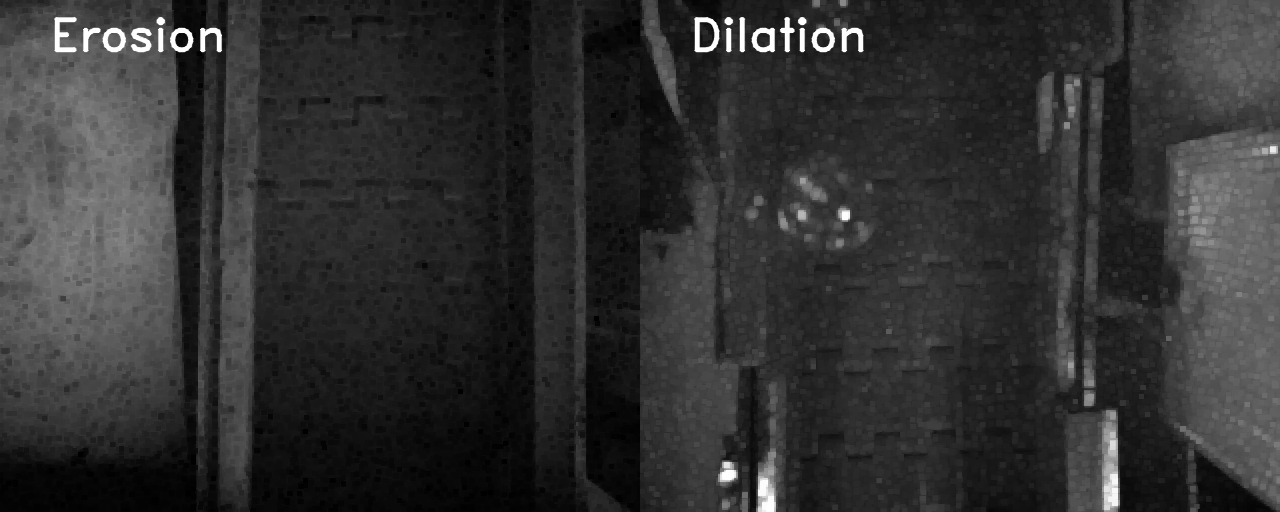
#> input picture Stitched_images/Image102.png, 1280 x 512 px, given as the content of the folder test/cap_left, which was not available
$ python test.py
#> lines starting #> are read from the running program, lines starting #| are printed output that depends on the picture; after the words box and inside, x2 and y2 are one past the last pixel; in counts of white or black regions, pixels touching at a corner belong together; pictures that were not available may be replaced by others from this repository, and a replacement may not be noted
import cv2 as cv
import numpy as np
import os

# [9 lines of commented-out code are left out]
kernel = np.ones((12, 12), np.uint8)
kernel2 = np.ones((13, 13), np.uint8)

def load_images_from_folder(left, right):
#> called with left = 'test/cap_left', right = 'test/cap_right'
    images = []
    i = 0
    for filename1, filename2 in zip(os.listdir(left), os.listdir(right)):
        img1 = cv.imread(os.path.join(left, filename1))
#> img1 is the input picture: shape (512, 1280, 3); min 0, max 255, mean 49
        img2 = cv.imread(os.path.join(right, filename2))


        #Grayscaling
        img1_gray = cv.cvtColor(img1, cv.COLOR_BGR2GRAY)
        img2_gray = cv.cvtColor(img2, cv.COLOR_BGR2GRAY)

        img1_gray = cv.Canny(img1_gray, 50, 75 )
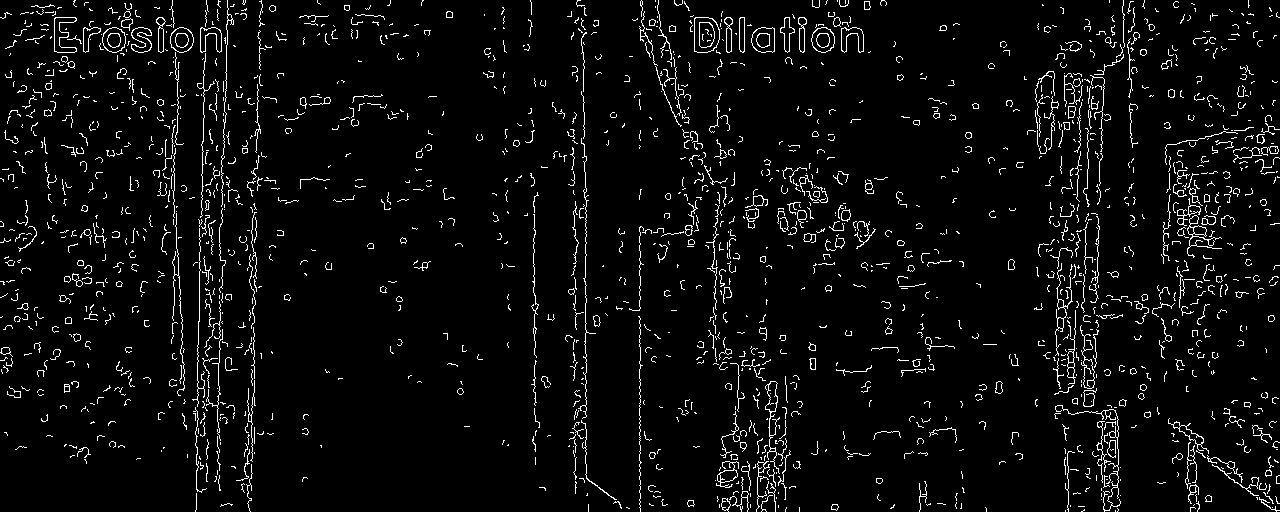
#> img1_gray: shape (512, 1280); 4.6% white in thin lines or dots
        img2_gray = cv.Canny(img2_gray, 50, 75 )


        # [7 lines of commented-out code are left out]

        opening = cv.morphologyEx(img1_gray, cv.MORPH_TOPHAT,kernel, iterations=1)
        closing = cv.morphologyEx(img2_gray, cv.MORPH_BLACKHAT,kernel2, iterations=1)
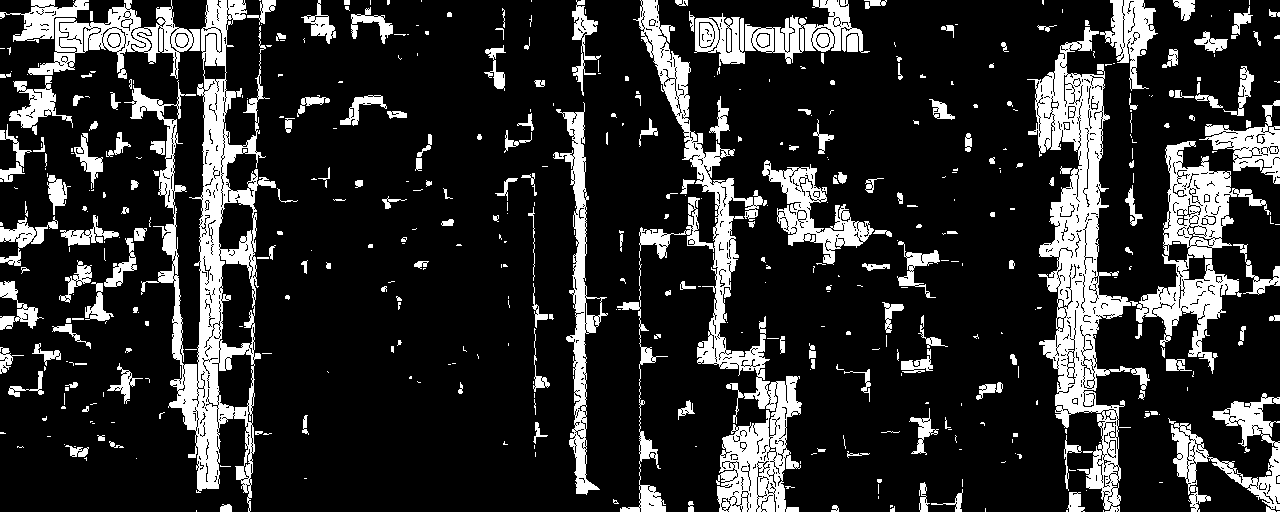
#> closing: shape (512, 1280); 18% white; 468 white regions (272 under 20 px), largest, box (x1, y1, x2, y2) and area: (1027, 27, 1271, 512) 26569, (124, 0, 276, 512) 18600, (617, 0, 802, 512) 17063

        #### Morphological operations
        #Erosion
        # img1Erosion = cv.erode(img1_gray, kernel, iterations=1)
        # ##Dilation
        # img2Dilation = cv.dilate(img2_gray, kernel2, iterations=1)


        ###Writing on the image
        cv.putText(opening, "Opening", (50,50), cv.FONT_HERSHEY_DUPLEX, 1.5,(255, 165, 0),2,cv.LINE_AA)
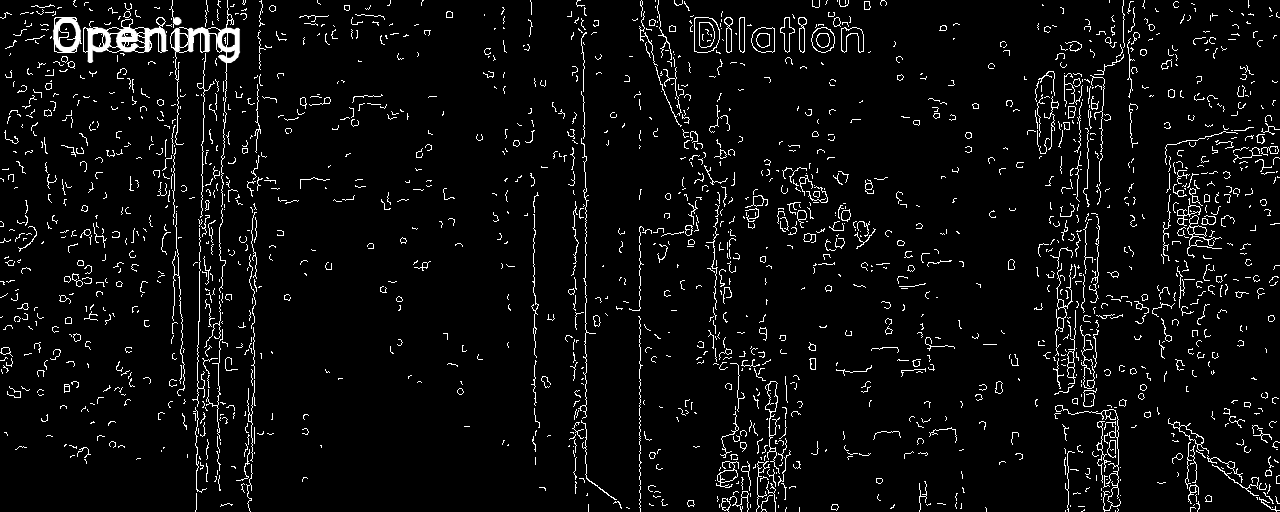
#> opening: shape (512, 1280); 0.39% of pixels changed, all inside (x1, y1, x2, y2) = (52, 17, 241, 64)
        cv.putText(closing, "Closing", (50,50), cv.FONT_HERSHEY_DUPLEX, 1.5,(255, 165, 0),2,cv.LINE_AA)
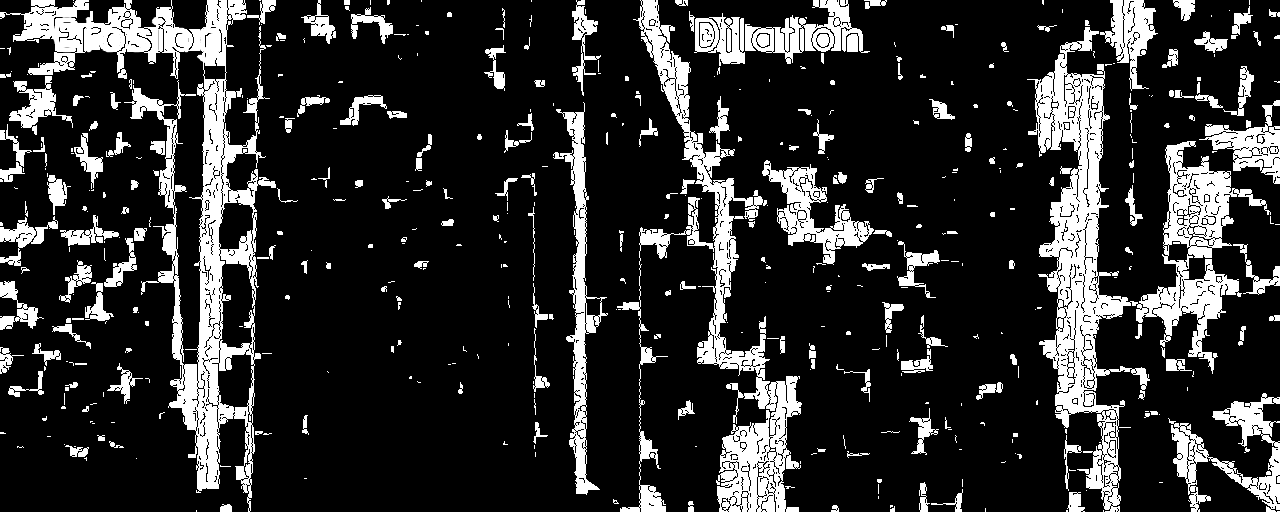
#> closing: shape (512, 1280); 0.09% of pixels changed, all inside (x1, y1, x2, y2) = (52, 17, 220, 63)


        #if img is not None:
        #    images.append(img)

        #stitched_image = cv.hconcat((img1Erosion,img2Dilation))
        stitched_image = cv.hconcat((opening,closing))
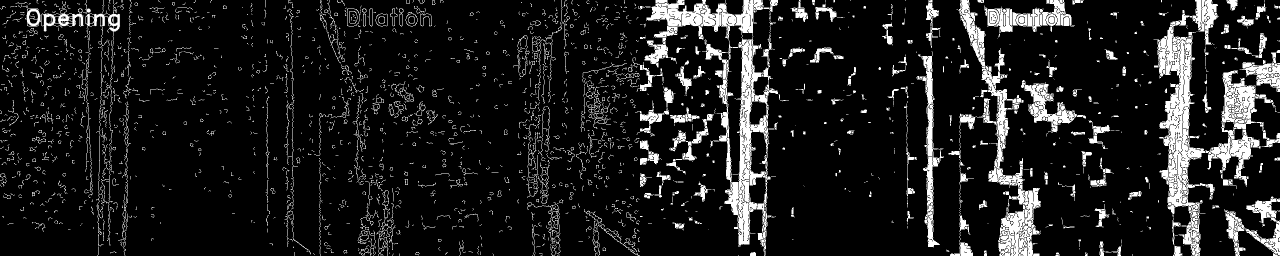
#> stitched_image: shape (512, 2560) (shown at 1/2 size); min 0, max 255, mean 29.3

        #cv.imshow("stitched_image", stitched_image)
        # filename = 'test/Stitched_images/Image'+str(i)+'.png'
        # cv.imwrite(filename, stitched_image) #  .png !
        # i +=1

        if not os.path.exists("test/Stitched_images/"):
           print("Hello")
           os.makedirs("test/Stitched_images")
           print("YOYO whatup")
           filename = 'test/Stitched_images/Image'+str(i)+'.png'
           cv.imwrite(filename, stitched_image) #  .png !
           i +=1

def load_images_for_unstitching(folder3):
#> called with folder3 = 'test/Stitched_images'
    i = 0
    for filename in os.listdir(folder3):
        img = cv.imread(os.path.join(folder3, filename))

        img1 = img[:, :640, :]
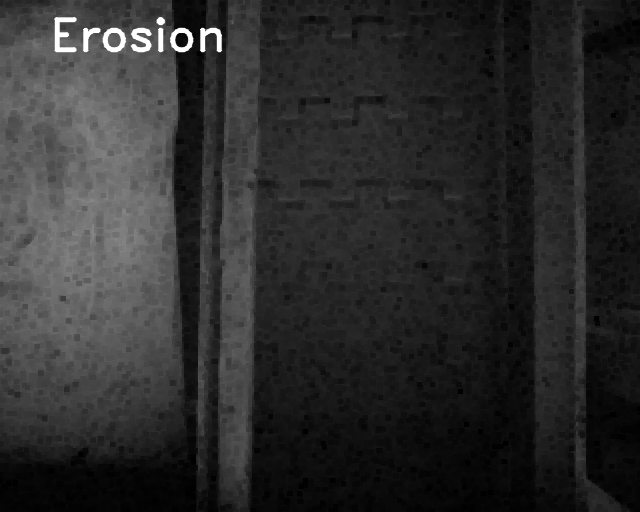
#> img1: shape (512, 640, 3); min 0, max 255, mean 44.6
        img2 = img[:, 640:1280, :]
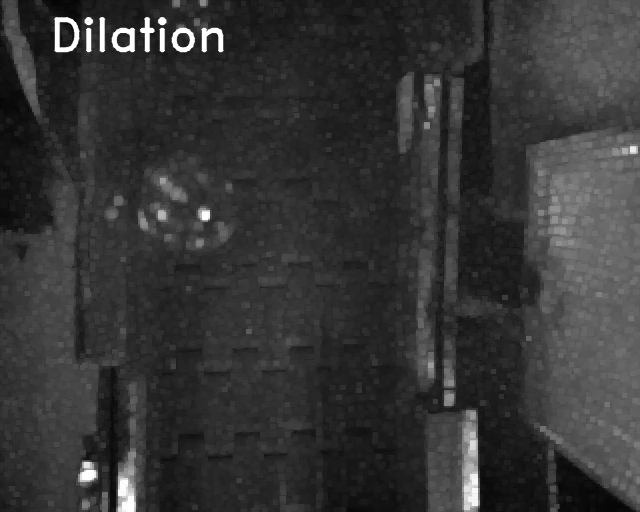
#> img2: shape (512, 640, 3); min 5, max 255, mean 53.5

        if not os.path.exists("test/unstitched/left_cap/"):
            os.makedirs("test/unstitched/left_cap")
            filename = 'test/unstitched/left_cap/img'+str(i)+'.png'
            print(filename)
            cv.imshow("left side", img1)
            cv.imshow("right side", img2)
            cv.imwrite(filename, img1)
            i +=1
#> pass 2 of the loop in load_images_for_unstitching, `for filename in os.listdir(folder3):`:
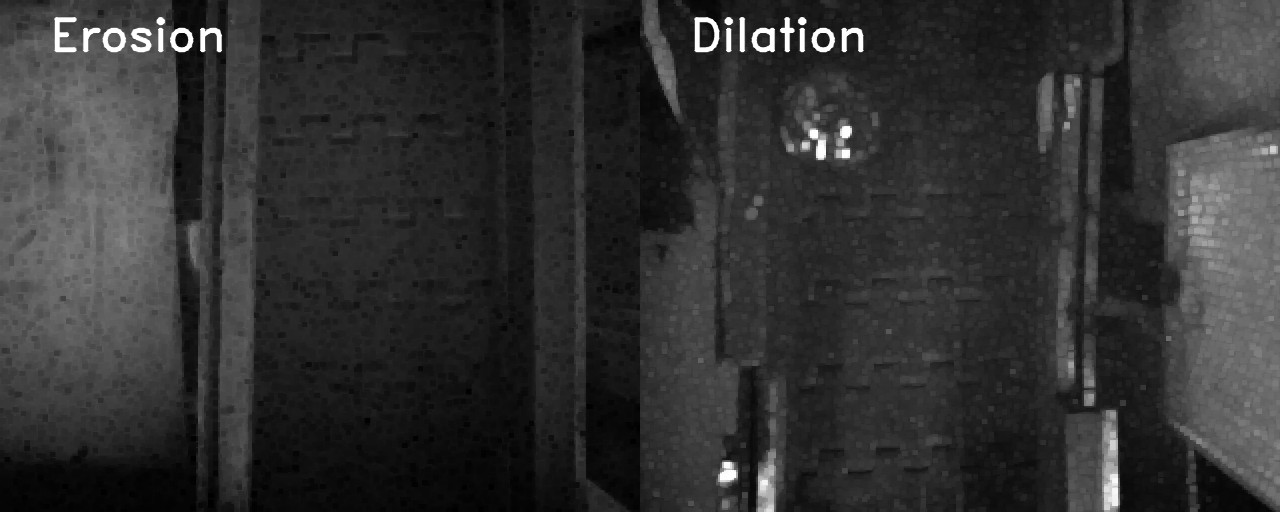
#> input picture Stitched_images/Image108.png, 1280 x 512 px, found by its file name
#> in load_images_for_unstitching, img is the input picture: shape (512, 1280, 3); min 0, max 255, mean 49.4
#> in load_images_for_unstitching, `img1 = img[:, :640, :]`:
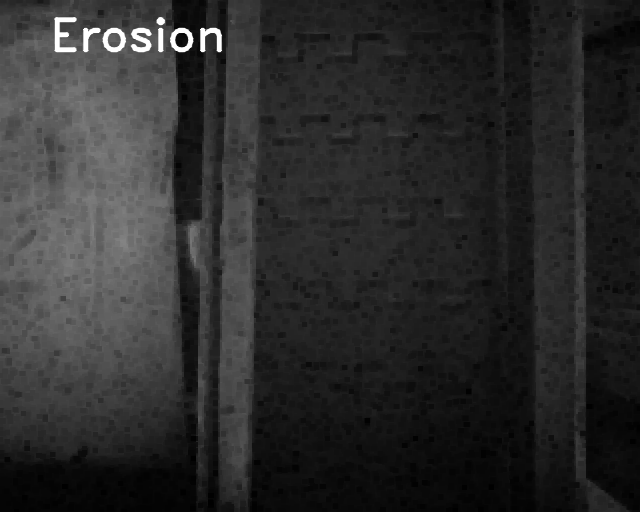
#> img1: shape (512, 640, 3); min 0, max 255, mean 44.4
#> in load_images_for_unstitching, `img2 = img[:, 640:1280, :]`:
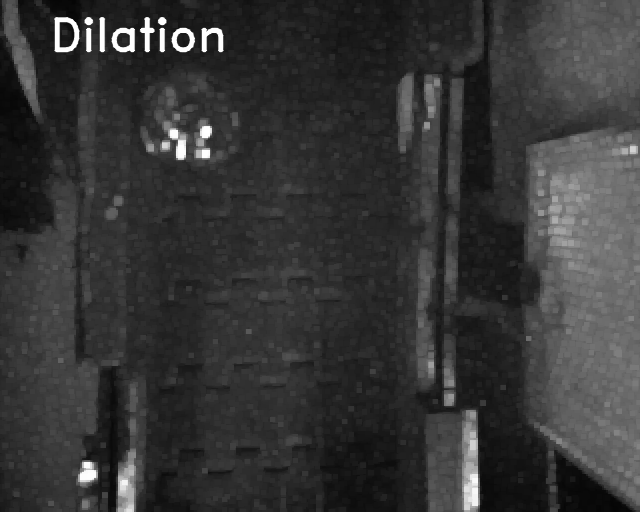
#> img2: shape (512, 640, 3); min 4, max 255, mean 54.5
#> pass 3 of the loop in load_images_for_unstitching, `for filename in os.listdir(folder3):`:
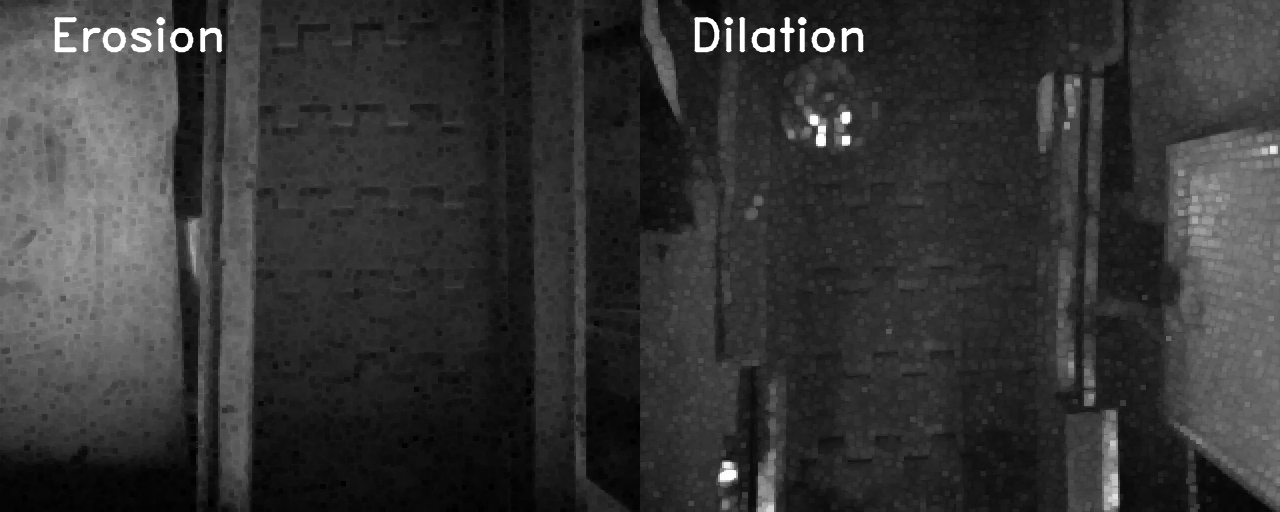
#> input picture Stitched_images/Image109.png, 1280 x 512 px, found by its file name
#> in load_images_for_unstitching, img is the input picture: shape (512, 1280, 3); min 0, max 255, mean 53.1
#> in load_images_for_unstitching, `img1 = img[:, :640, :]`:
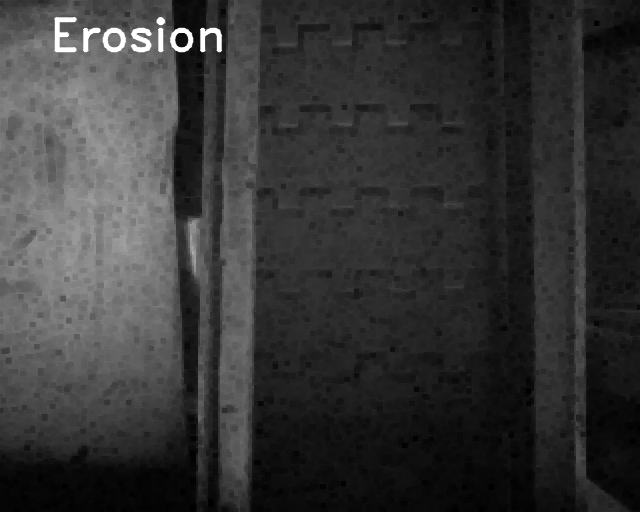
#> img1: shape (512, 640, 3); min 0, max 255, mean 54
#> in load_images_for_unstitching, `img2 = img[:, 640:1280, :]`:
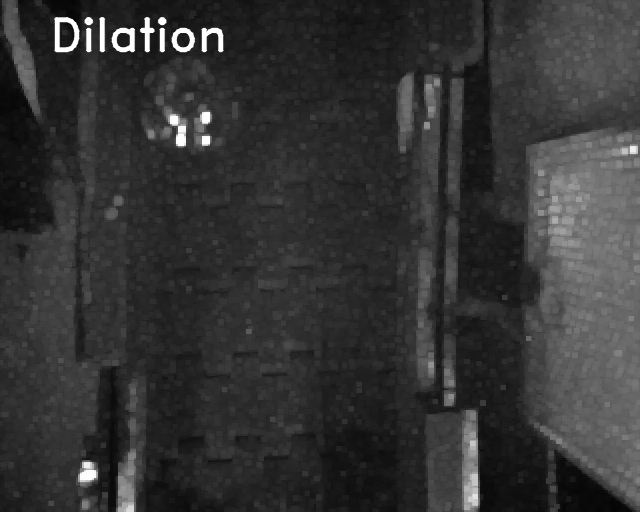
#> img2: shape (512, 640, 3); min 4, max 255, mean 52.3
#> the loop made 4 passes; the first 3 are shown


load_images_from_folder('test/cap_left', 'test/cap_right')
load_images_for_unstitching('test/Stitched_images')
cv.waitKey(0)
